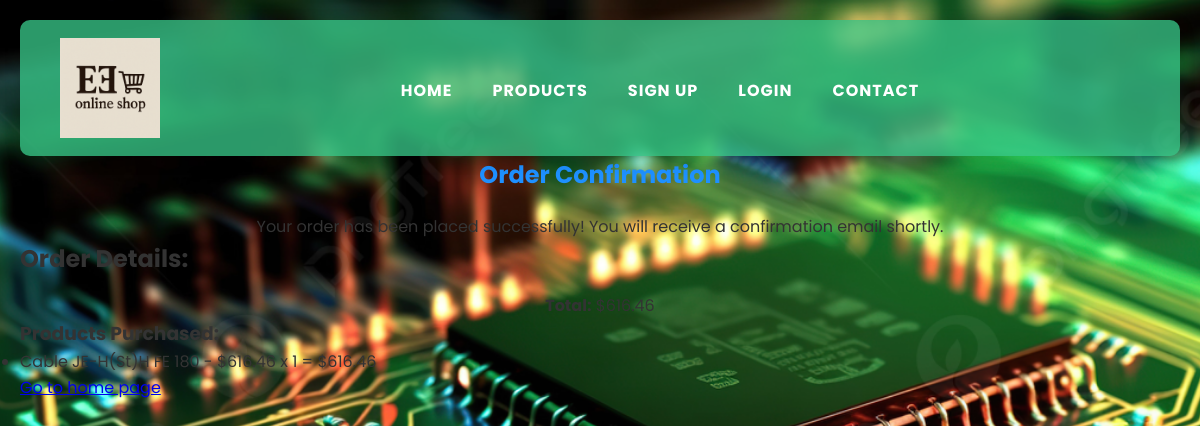
The app's page /store/order_confirmation/65/ with its own data.
### store/models.py (models this page shows, shortened)
class Order(models.Model):
    user = models.ForeignKey(User, on_delete=models.CASCADE)  # User who made the order
    total_price = models.DecimalField(max_digits=10, decimal_places=2)  # Total price of the order
    created_at = models.DateTimeField(auto_now_add=True)  # Order creation time
    updated_at = models.DateTimeField(auto_now=True)  # Last time the order was updated

class OrderItem(models.Model):
    order = models.ForeignKey(Order, related_name='items', on_delete=models.CASCADE)  #
    product = models.ForeignKey(Product, on_delete=models.CASCADE)  # Buying product
    quantity = models.PositiveIntegerField()  # Quantity of product in the order
    price = models.DecimalField(max_digits=10, decimal_places=2)  # Price per unit at the time of order
    def get_total_price(self):
        return self.quantity * self.price  # Price of the order item

class Product(models.Model):
    ELECTRONICS = 'Electronics'  # Choice value for electronics
    ELECTRICS = 'Electrics'  # Choice value for electrics
    CATEGORY_CHOICES = [
        (ELECTRONICS, 'Electronics'),   # Tuple for electronics choice
        (ELECTRICS, 'Electrics'),  # Tuple for electrics choice
    ]
    name = models.CharField(max_length=200)  # Product name
    description = models.TextField()  # Product description
    price = models.DecimalField(
        max_digits=10,
        decimal_places=2,
        default=0.00   # Default price
    )
    stock = models.PositiveIntegerField(default=0)  # Product stock
    category = models.ForeignKey(
        Category,
        on_delete=models.CASCADE,
        null=True,
        blank=True  # Product can have no category
    )
    category_type = models.CharField(
        max_length=50,
        choices=CATEGORY_CHOICES,
        null=True,
        blank=True  # Optional additional category type
    )
    image = models.ImageField(upload_to='products/', null=True, blank=True)  # Optional product image
    created_at = models.DateTimeField(auto_now_add=True)  # Timestamp when product was created

### store/views.py (the view)
# urls.py: path('order_confirmation/<int:order_id>/', views.order_confirmation_view, name='order_confirmation'),
def order_confirmation_view(request, order_id):
    order = Order.objects.get(id=order_id)
    order_items = order.items.all()
    weather = get_authenticated_weather(request)
    return render(request, 'store/order_confirmation.html', {
        'order': order,
        'order_items': order_items,  # Add order items to context
        'weather': weather['weather'],
        'weather_error': weather['weather_error'],
    })

### store/views.py (called while the page is built)
def get_authenticated_weather(request):
    if request.user.is_authenticated:
        city = get_user_city(request)
        return get_weather_data(city)
    return {'weather': {}, 'weather_error': None}

### templates/store/order_confirmation.html (shortened to what this page needs)
{% extends 'store/base.html' %}
{% block content %}
    <div class="confirmation">
        <h1>Order Confirmation</h1>
        <p>Your order has been placed successfully! You will receive a confirmation email shortly.</p>
        <h2>Order Details:</h2>
        <p><strong>Total:</strong> ${{ order.total_price }}</p>
        <h3>Products Purchased:</h3>
        <ul>
            {% for item in order_items %}
                <li>
                    {{ item.product.name }} - ${{ item.product.price }} x {{ item.quantity }}
                    = ${{ item.get_total_price }}
                </li>
            {% empty %}
                <li>No products found in this order.</li>
            {% endfor %}
        </ul>
        <a href="{% url 'store:home' %}" class="go-home">Go to home page</a>
    </div>
{% endblock %}

### static/store/css/base.css (style rules this page uses)
* { margin: 0; padding: 0; box-sizing: border-box; }
body { font-family: 'Poppins', sans-serif; line-height: 1.6; background-image: url("/static/store/images/background_3.jpg"); background-size: cover; background-position: center; background-attachment: fixed; color: #333; padding: 20px; min-height: 100vh; }
:root { --primary-color: #006fb9c1; --secondary-color: #ff3366; --success-color: #28a745; --error-color: #dc3545; --dark-text-color: #222222; --light-text-color: #ffffff; --background-light: #f9f9f9; --background-dark: #222222; }
h1 { text-align: center; font-size: 24px; color: #333; margin-bottom: 20px; }
h1 { text-align: center; margin-bottom: 20px; color: #1e90ff; }
p { text-align: center; margin-top: 15px; }

### records on screen
Order: total_price "616.46"
OrderItem: product.name "Cable JE-H(St)H FE 180", product.price "616.46", quantity "1", get_total_price "616.46"
